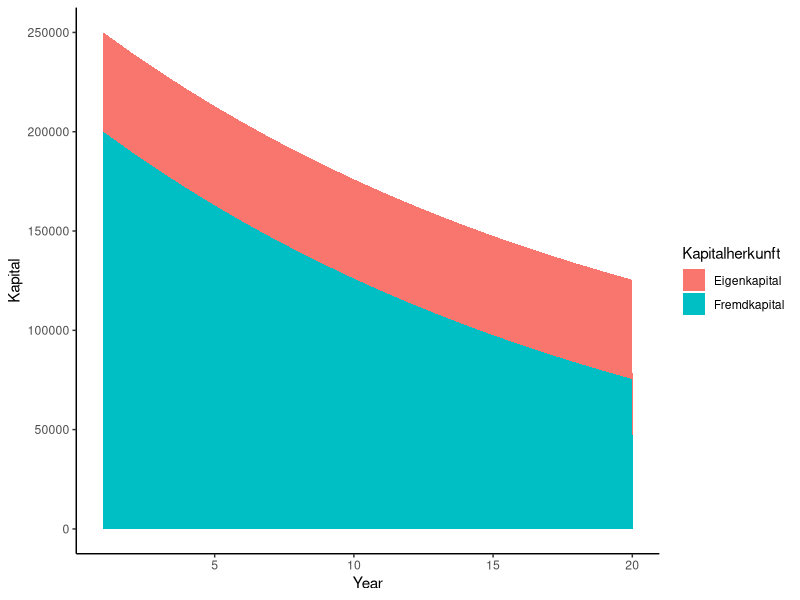
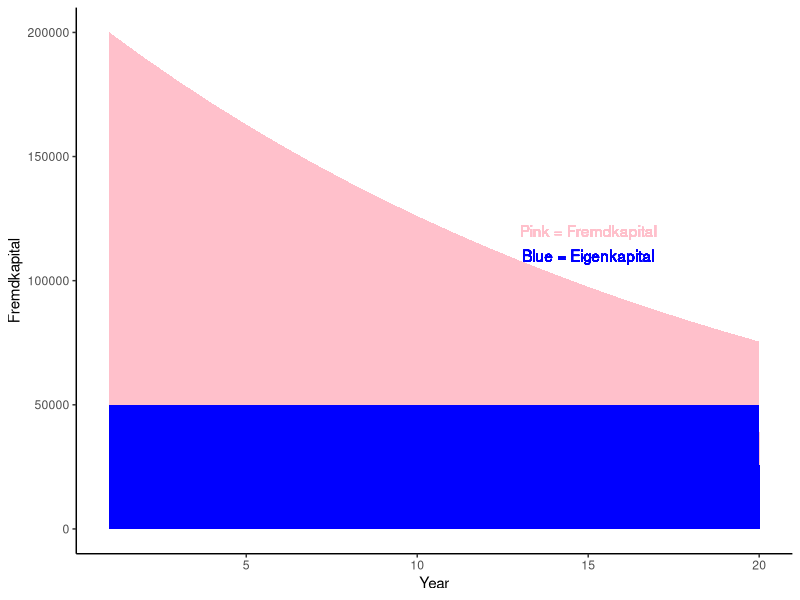
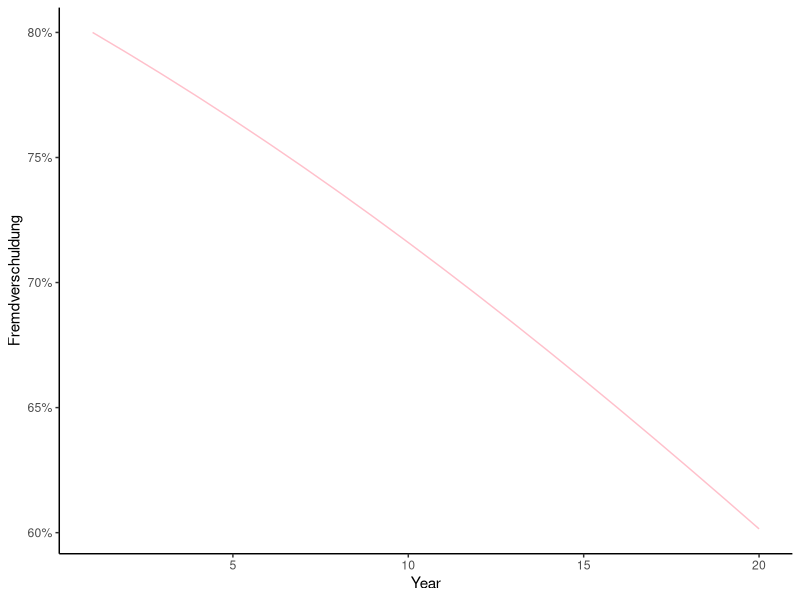

These figures' R source, in order:
## ---- chunk 1
#| output: false
#| echo: false
library(tidyverse)
## ---- chunk 2
#| echo: false
project_financials <- function(own_capital, total_debt, interest_rate, amortization_rate, years) {
  equity <- numeric(length = years)
  debt <- numeric(length = years)
  mortgage_payments <- numeric(length = years)
  amortization_payments <- numeric(length = years)
  
  equity[1] <- own_capital
  debt[1] <- total_debt
  amortization_payments[1] <- total_debt*amortization_rate
  mortgage_payments[1] <- total_debt* interest_rate
  
  for (i in 2:years) {
    mortgage_payments[i] <- debt[1] * interest_rate
    equity[i] <- equity[1]
    debt[i] <- debt[i - 1] - amortization_payments[i-1]
    amortization_payments[i] <- debt[i] * amortization_rate
  }
  
  result <- data.frame(
    Year = 1:years,
    Eigenkapital = equity,
    Fremdkapital = debt,
    Jaehrliche_Zinszahlung = mortgage_payments,
    Jaehrliche_Amortisationszahlung = amortization_payments
  )
  
  return(result)
}

## ---- chunk 3
project_financials <- function(own_capital, total_debt, interest_rate, amortization_rate, years) {
  equity <- numeric(length = years)
  debt <- numeric(length = years)
  mortgage_payments <- numeric(length = years)
  amortization_payments <- numeric(length = years)
  
  equity[1] <- own_capital
  debt[1] <- total_debt
  amortization_payments[1] <- total_debt*amortization_rate
  mortgage_payments[1] <- total_debt* interest_rate
  
  for (i in 2:years) {
    mortgage_payments[i] <- debt[1] * interest_rate
    equity[i] <- equity[1]
    debt[i] <- debt[i - 1] - amortization_payments[i-1]
    amortization_payments[i] <- debt[i] * amortization_rate
  }
  
  result <- data.frame(
    Year = 1:years,
    Eigenkapital = equity,
    Fremdkapital = debt,
    Jaehrliche_Zinszahlung = mortgage_payments,
    Jaehrliche_Amortisationszahlung = amortization_payments
  )
  
  return(result)
}
## ---- chunk 4
#| label: Financial-projection
#| echo: false
# Example usage:
own_capital <- 50000  # Eigenkapital
total_debt <- 200000  # Fremdkapital
interest_rate <- 0.01  # Annual interest rate
amortization_rate <- 0.05  # Annual amortization rate
years <- 20  # Number of years for projection

financial_projection <- project_financials(own_capital, total_debt, interest_rate, amortization_rate, years) 
financial_projection <- financial_projection %>% 
  mutate(Fremdverschuldung = Fremdkapital / (Eigenkapital + Fremdkapital))

print(financial_projection %>% 
        rename(Jahr = Year, Amortisation = Jaehrliche_Amortisationszahlung, Zinsen = Jaehrliche_Zinszahlung, Eigenkapital = Eigenkapital, Fremdkapital = Fremdkapital))

## ---- chunk 5
#| label: Fremdkapital
#| fig-cap: "Projeziertes jährliches Fremdkapital über die nächsen X Jahre"
#| echo: false
ggplot(financial_projection %>% 
  pivot_longer(cols = 2:3, values_to = "Kapital", names_to = "Kapitalherkunft")) +
  geom_area(aes(x = Year, y = Kapital, fill = Kapitalherkunft)) +
  theme_classic() 
## ---- chunk 6
#| label: Fremdverschuldung2 
#| fig-cap: "Projezierte jährliche Kapitalzusammensetzung über die nächsen X Jahre"
#| echo: false
ggplot(data = financial_projection) +
  geom_area(aes(x = Year, y = Fremdkapital), fill = "pink") +
  geom_area(aes(x = Year, y = Eigenkapital), fill = "blue") +
  geom_text(aes(label = "Pink = Fremdkapital"), x = 15, y = 120000, color = "pink") +
  geom_text(aes(label = "Blue = Eigenkapital"), x = 15, y = 110000, color = "blue") +
  theme_classic() 
## ---- chunk 7
#| label: Fremdverschuldung3 
#| fig-cap: "Projezierte jährliche Fremdverschuldung über die nächsen X Jahre"
#| echo: false
ggplot(data = financial_projection) +
  geom_line(aes(x = Year, y = Fremdverschuldung), color = "pink") +
  scale_y_continuous(labels = scales::label_percent())+
  theme_classic()

